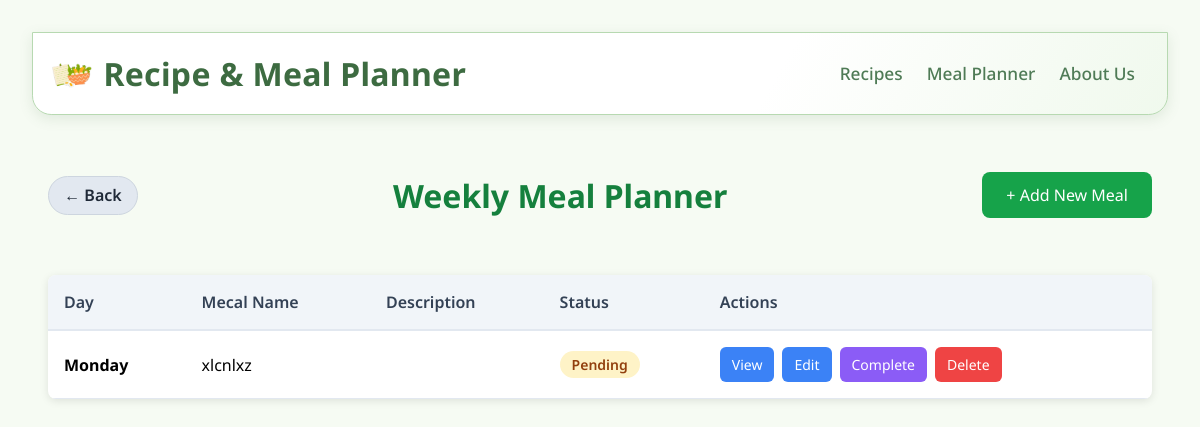
The app's page /meals/, older data.
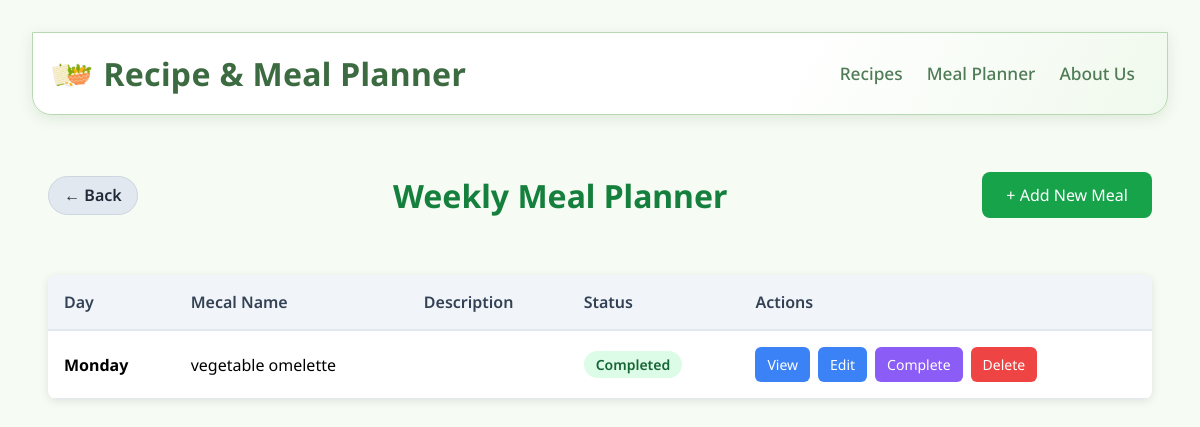
The same page, newer data.
### myapp/models.py (models this page shows, shortened)
class Meal(models.Model):
    DAYS_OF_WEEK = [
        ('Monday', 'Monday'),
        ('Tuesday', 'Tuesday'),
        ('Wednesday', 'Wednesday'),
        ('Thursday', 'Thursday'),
        ('Friday', 'Friday'),
        ('Saturday', 'Saturday'),
        ('Sunday', 'Sunday'),
    ]
    day = models.CharField(max_length=10, choices=DAYS_OF_WEEK)
    meal_name = models.CharField(max_length=200)
    description = models.TextField(blank=True, null=True)
    is_completed = models.BooleanField(default=False)
    created_at = models.DateTimeField(auto_now_add=True)
    updated_at = models.DateTimeField(auto_now=True)
    class Meta:
        ordering = ['day']
        unique_together = ['day', 'meal_name']

### myapp/views.py (the view)
# urls.py: path('meals/', views.MealListView.as_view(), name='meal_list'),
class MealListView(ListView):
    model = Meal
    template_name = 'myapp/meal_list.html'
    context_object_name = 'meals'
    paginate_by = 10

### myapp/templates/myapp/meal_list.html (shortened to what this page needs)
{% load static %}
<!DOCTYPE html>
<html lang="en">
<head>
    <link rel="stylesheet" href="{% static 'css/style.css' %}">
</head>
<body>
    <nav class="navbar">
        <div class="navbar-brand">
            <img src="{% static 'images/logo.png' %}" alt="Recipe & Meal Planner Logo" class="navbar-logo">
            <span class="navbar-title">Recipe & Meal Planner</span>
        </div>
        <ul class="navbar-links">
            <li><a href="{% url 'index' %}#recipes">Recipes</a></li>
            <li><a href="{% url 'meal_list' %}">Meal Planner</a></li>
            <li><a href="{% url 'about' %}">About Us</a></li>
        </ul>
    </nav>
    <div class="meals-container">
        <div class="meals-header">
            <a href="{% url 'index' %}#meal-planner" style="display:inline-flex;align-items:center;gap:0.4rem;text-decoration:none;color:#1f2937;font-weight:600;background:#e2e8f0;padding:0.45rem 0.95rem;border-radius:999px;border:1px solid #cdd5df;">&#8592; Back</a>
            <h2>Weekly Meal Planner</h2>
            <a href="{% url 'meal_create' %}" class="btn-primary">+ Add New Meal</a>
        </div>
        {% if meals %}
        <table class="meals-table">
            <thead>
                <tr>
                    <th>Day</th>
                    <th>Mecal Name</th>
                    <th>Description</th>
                    <th>Status</th>
                    <th>Actions</th>
                </tr>
            </thead>
            <tbody>
                {% for meal in meals %}
                <tr>
                    <td><strong>{{ meal.get_day_display }}</strong></td>
                    <td>{{ meal.meal_name }}</td>
                    <td>{{ meal.description|truncatewords:10 }}</td>
                    <td>
                        <span class="status-badge {% if meal.is_completed %}status-completed{% else %}status-pending{% endif %}">
                            {% if meal.is_completed %}Completed{% else %}Pending{% endif %}
                        </span>
                    </td>
                    <td>
                        <div class="action-buttons">
                            <a href="{% url 'meal_detail' meal.pk %}" class="btn-sm btn-edit">View</a>
                            <a href="{% url 'meal_edit' meal.pk %}" class="btn-sm btn-edit">Edit</a>
                            <a href="{% url 'meal_toggle' meal.pk %}" class="btn-sm btn-toggle">Complete</a>
                            <a href="{% url 'meal_delete' meal.pk %}" class="btn-sm btn-delete">Delete</a>
                        </div>
                    </td>
                </tr>
                {% endfor %}
            </tbody>
        </table>
        {% else %}
        <div class="empty-state">
            <h3>No meals planned yet</h3>
            <p>Start by adding your first meal to your weekly plan.</p>
            <a href="{% url 'meal_create' %}" class="btn-primary" style="margin-top: 1rem;">+ Add New Meal</a>
        </div>
        {% endif %}
    </div>
</body>
</html>

### myapp/static/css/style.css (style rules this page uses)
body { background: #F6FBF3; min-height: 100vh; padding: 1.5rem; font-family: "Noto Sans", sans-serif; font-optical-sizing: auto; font-weight: 400; font-style: normal; font-variation-settings: "wdth" 100; box-sizing: border-box; }
.navbar { display: flex; align-items: center; justify-content: space-between; background: linear-gradient(120deg, #ffffff 65%, #f0f9ed); padding: 1.2rem 2rem 1.2rem 1.2rem; box-shadow: 0 4px 14px rgba(93, 129, 94, 0.14); border-radius: 0 0 1.2rem 1.2rem; margin-bottom: 1.5rem; border: 1px solid #B7D9B1; }
.navbar-brand { display: flex; align-items: center; gap: 0.7rem; }
.navbar-logo { height: 40px; width: auto; vertical-align: middle; border-radius: 8px; }
.navbar-title { font-size: 2rem; font-weight: 700; color: #3D6B41; letter-spacing: 0.01em; }
.navbar-links { display: flex; gap: 1.5rem; list-style: none; margin: 0; padding: 0; }
.navbar-links a { text-decoration: none; color: #4F7B56; font-weight: 500; font-size: 1.08rem; transition: color 0.2s; }

### myapp/templates/myapp/meal_list.html (style rules this page uses)
.meals-container { max-width: 1200px; margin: 2rem auto; padding: 0 1rem; }
.meals-header { display: flex; justify-content: space-between; align-items: center; margin-bottom: 2rem; gap: 1rem; }
.meals-header h2 { color: #15803d; font-size: 2rem; }
.btn-primary { background-color: #16a34a; color: white; padding: 0.75rem 1.5rem; border: none; border-radius: 0.5rem; cursor: pointer; text-decoration: none; display: inline-block; transition: background-color 0.3s ease; }
.meals-table { width: 100%; border-collapse: collapse; background: white; box-shadow: 0 2px 8px rgba(0,0,0,0.1); border-radius: 0.5rem; overflow: hidden; }
.meals-table thead { background-color: #f1f5f9; border-bottom: 2px solid #e2e8f0; }
.meals-table th { padding: 1rem; text-align: left; color: #334155; font-weight: 600; }
.meals-table td { padding: 1rem; border-bottom: 1px solid #e2e8f0; }
.status-badge { display: inline-block; padding: 0.25rem 0.75rem; border-radius: 9999px; font-size: 0.875rem; font-weight: 600; }
.status-completed { background-color: #dcfce7; color: #166534; }
.action-buttons { display: flex; gap: 0.5rem; }
.btn-sm { padding: 0.5rem 0.75rem; border: none; border-radius: 0.375rem; cursor: pointer; font-size: 0.875rem; text-decoration: none; display: inline-block; transition: all 0.3s ease; }
.btn-edit { background-color: #3b82f6; color: white; }
.btn-delete { background-color: #ef4444; color: white; }
.btn-toggle { background-color: #8b5cf6; color: white; }

Row changes from the older to the newer data that the page shows:
changed Meal "Monday": meal_name "xlcnlxz" → "vegetable omelette"; is_completed "Pending" → "Completed"
